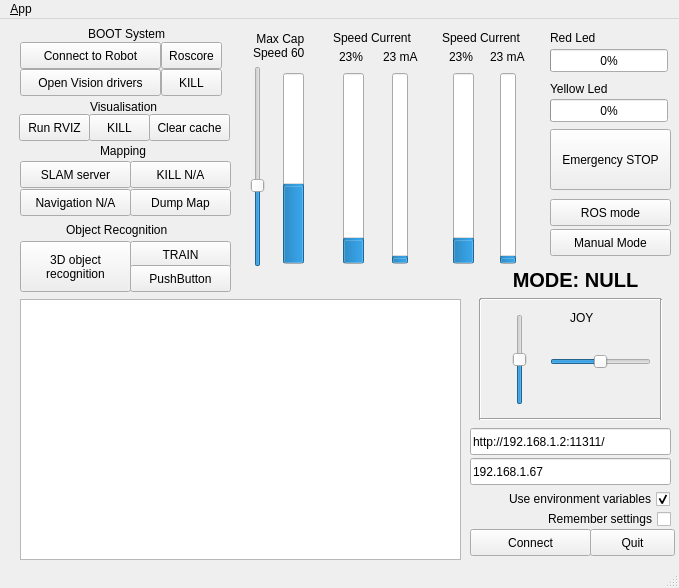
<?xml version="1.0" encoding="UTF-8"?>
<ui version="4.0">
 <class>MainWindowDesign</class>
 <widget class="QMainWindow" name="MainWindowDesign">
  <property name="windowModality">
   <enum>Qt::NonModal</enum>
  </property>
  <property name="geometry">
   <rect>
    <x>0</x>
    <y>0</y>
    <width>679</width>
    <height>588</height>
   </rect>
  </property>
  <property name="sizePolicy">
   <sizepolicy hsizetype="Minimum" vsizetype="Fixed">
    <horstretch>0</horstretch>
    <verstretch>0</verstretch>
   </sizepolicy>
  </property>
  <property name="windowTitle">
   <string>Robot Dashboard v0.6</string>
  </property>
  <property name="windowIcon">
   <iconset resource="../resources/images.qrc">
    <normaloff>:/images/icon.png</normaloff>:/images/icon.png</iconset>
  </property>
  <property name="locale">
   <locale language="English" country="Australia"/>
  </property>
  <property name="tabShape">
   <enum>QTabWidget::Rounded</enum>
  </property>
  <widget class="QWidget" name="centralwidget">
   <widget class="QLineEdit" name="line_edit_master">
    <property name="geometry">
     <rect>
      <x>470</x>
      <y>409</y>
      <width>201</width>
      <height>27</height>
     </rect>
    </property>
    <property name="sizePolicy">
     <sizepolicy hsizetype="Fixed" vsizetype="Fixed">
      <horstretch>0</horstretch>
      <verstretch>0</verstretch>
     </sizepolicy>
    </property>
    <property name="text">
     <string>http://192.168.1.2:11311/</string>
    </property>
   </widget>
   <widget class="QListView" name="view_logging">
    <property name="geometry">
     <rect>
      <x>20</x>
      <y>280</y>
      <width>441</width>
      <height>261</height>
     </rect>
    </property>
    <property name="sizePolicy">
     <sizepolicy hsizetype="Fixed" vsizetype="Fixed">
      <horstretch>0</horstretch>
      <verstretch>0</verstretch>
     </sizepolicy>
    </property>
   </widget>
   <widget class="QPushButton" name="pushButton">
    <property name="geometry">
     <rect>
      <x>550</x>
      <y>180</y>
      <width>121</width>
      <height>27</height>
     </rect>
    </property>
    <property name="sizePolicy">
     <sizepolicy hsizetype="Fixed" vsizetype="Fixed">
      <horstretch>5</horstretch>
      <verstretch>0</verstretch>
     </sizepolicy>
    </property>
    <property name="text">
     <string>ROS mode</string>
    </property>
   </widget>
   <widget class="QCheckBox" name="checkbox_use_environment">
    <property name="geometry">
     <rect>
      <x>450</x>
      <y>469</y>
      <width>220</width>
      <height>22</height>
     </rect>
    </property>
    <property name="sizePolicy">
     <sizepolicy hsizetype="Fixed" vsizetype="Fixed">
      <horstretch>0</horstretch>
      <verstretch>0</verstretch>
     </sizepolicy>
    </property>
    <property name="layoutDirection">
     <enum>Qt::RightToLeft</enum>
    </property>
    <property name="text">
     <string>Use environment variables</string>
    </property>
    <property name="checked">
     <bool>true</bool>
    </property>
   </widget>
   <widget class="QLineEdit" name="line_edit_host">
    <property name="geometry">
     <rect>
      <x>470</x>
      <y>439</y>
      <width>201</width>
      <height>27</height>
     </rect>
    </property>
    <property name="sizePolicy">
     <sizepolicy hsizetype="Fixed" vsizetype="Fixed">
      <horstretch>0</horstretch>
      <verstretch>0</verstretch>
     </sizepolicy>
    </property>
    <property name="text">
     <string>192.168.1.67</string>
    </property>
   </widget>
   <widget class="QCheckBox" name="checkbox_remember_settings">
    <property name="geometry">
     <rect>
      <x>470</x>
      <y>489</y>
      <width>201</width>
      <height>22</height>
     </rect>
    </property>
    <property name="sizePolicy">
     <sizepolicy hsizetype="Fixed" vsizetype="Fixed">
      <horstretch>0</horstretch>
      <verstretch>0</verstretch>
     </sizepolicy>
    </property>
    <property name="layoutDirection">
     <enum>Qt::RightToLeft</enum>
    </property>
    <property name="text">
     <string>Remember settings</string>
    </property>
   </widget>
   <widget class="QPushButton" name="button_connect">
    <property name="enabled">
     <bool>true</bool>
    </property>
    <property name="geometry">
     <rect>
      <x>470</x>
      <y>510</y>
      <width>121</width>
      <height>27</height>
     </rect>
    </property>
    <property name="sizePolicy">
     <sizepolicy hsizetype="Fixed" vsizetype="Fixed">
      <horstretch>0</horstretch>
      <verstretch>0</verstretch>
     </sizepolicy>
    </property>
    <property name="toolTip">
     <string>Set the target to the current joint trajectory state.</string>
    </property>
    <property name="statusTip">
     <string>Clear all waypoints and set the target to the current joint trajectory state.</string>
    </property>
    <property name="text">
     <string>Connect</string>
    </property>
   </widget>
   <widget class="QPushButton" name="quit_button">
    <property name="geometry">
     <rect>
      <x>590</x>
      <y>510</y>
      <width>85</width>
      <height>27</height>
     </rect>
    </property>
    <property name="sizePolicy">
     <sizepolicy hsizetype="Fixed" vsizetype="Fixed">
      <horstretch>0</horstretch>
      <verstretch>0</verstretch>
     </sizepolicy>
    </property>
    <property name="text">
     <string>Quit</string>
    </property>
   </widget>
   <widget class="QProgressBar" name="motor_right_current_bar">
    <property name="geometry">
     <rect>
      <x>500</x>
      <y>54</y>
      <width>16</width>
      <height>191</height>
     </rect>
    </property>
    <property name="minimum">
     <number>0</number>
    </property>
    <property name="maximum">
     <number>1000</number>
    </property>
    <property name="value">
     <number>24</number>
    </property>
    <property name="textVisible">
     <bool>false</bool>
    </property>
    <property name="orientation">
     <enum>Qt::Vertical</enum>
    </property>
   </widget>
   <widget class="QProgressBar" name="motor_right_speed_bar">
    <property name="geometry">
     <rect>
      <x>453</x>
      <y>54</y>
      <width>21</width>
      <height>191</height>
     </rect>
    </property>
    <property name="maximum">
     <number>200</number>
    </property>
    <property name="value">
     <number>24</number>
    </property>
    <property name="textVisible">
     <bool>false</bool>
    </property>
    <property name="orientation">
     <enum>Qt::Vertical</enum>
    </property>
   </widget>
   <widget class="QProgressBar" name="motor_left_current_bar">
    <property name="geometry">
     <rect>
      <x>392</x>
      <y>54</y>
      <width>16</width>
      <height>191</height>
     </rect>
    </property>
    <property name="layoutDirection">
     <enum>Qt::LeftToRight</enum>
    </property>
    <property name="minimum">
     <number>0</number>
    </property>
    <property name="maximum">
     <number>1000</number>
    </property>
    <property name="value">
     <number>24</number>
    </property>
    <property name="alignment">
     <set>Qt::AlignLeading|Qt::AlignLeft|Qt::AlignVCenter</set>
    </property>
    <property name="textVisible">
     <bool>false</bool>
    </property>
    <property name="orientation">
     <enum>Qt::Vertical</enum>
    </property>
    <property name="invertedAppearance">
     <bool>false</bool>
    </property>
   </widget>
   <widget class="QProgressBar" name="motor_left_speed_bar">
    <property name="geometry">
     <rect>
      <x>343</x>
      <y>54</y>
      <width>21</width>
      <height>191</height>
     </rect>
    </property>
    <property name="maximum">
     <number>200</number>
    </property>
    <property name="value">
     <number>24</number>
    </property>
    <property name="textVisible">
     <bool>false</bool>
    </property>
    <property name="orientation">
     <enum>Qt::Vertical</enum>
    </property>
   </widget>
   <widget class="QProgressBar" name="cap_speed">
    <property name="geometry">
     <rect>
      <x>283</x>
      <y>54</y>
      <width>21</width>
      <height>191</height>
     </rect>
    </property>
    <property name="maximum">
     <number>150</number>
    </property>
    <property name="value">
     <number>60</number>
    </property>
    <property name="textVisible">
     <bool>false</bool>
    </property>
    <property name="orientation">
     <enum>Qt::Vertical</enum>
    </property>
   </widget>
   <widget class="QSlider" name="cap_speed_slider">
    <property name="geometry">
     <rect>
      <x>243</x>
      <y>47</y>
      <width>29</width>
      <height>201</height>
     </rect>
    </property>
    <property name="maximum">
     <number>150</number>
    </property>
    <property name="value">
     <number>60</number>
    </property>
    <property name="orientation">
     <enum>Qt::Vertical</enum>
    </property>
   </widget>
   <widget class="QSlider" name="horiz_slider">
    <property name="geometry">
     <rect>
      <x>550</x>
      <y>328</y>
      <width>101</width>
      <height>29</height>
     </rect>
    </property>
    <property name="minimum">
     <number>-250</number>
    </property>
    <property name="maximum">
     <number>250</number>
    </property>
    <property name="orientation">
     <enum>Qt::Horizontal</enum>
    </property>
    <property name="invertedControls">
     <bool>false</bool>
    </property>
   </widget>
   <widget class="QSlider" name="vert_slider">
    <property name="geometry">
     <rect>
      <x>509</x>
      <y>295</y>
      <width>21</width>
      <height>91</height>
     </rect>
    </property>
    <property name="minimum">
     <number>-250</number>
    </property>
    <property name="maximum">
     <number>250</number>
    </property>
    <property name="orientation">
     <enum>Qt::Vertical</enum>
    </property>
    <property name="invertedControls">
     <bool>false</bool>
    </property>
   </widget>
   <widget class="Line" name="line">
    <property name="geometry">
     <rect>
      <x>480</x>
      <y>270</y>
      <width>181</width>
      <height>20</height>
     </rect>
    </property>
    <property name="orientation">
     <enum>Qt::Horizontal</enum>
    </property>
   </widget>
   <widget class="Line" name="line_2">
    <property name="geometry">
     <rect>
      <x>470</x>
      <y>280</y>
      <width>20</width>
      <height>121</height>
     </rect>
    </property>
    <property name="orientation">
     <enum>Qt::Vertical</enum>
    </property>
   </widget>
   <widget class="Line" name="line_3">
    <property name="geometry">
     <rect>
      <x>480</x>
      <y>390</y>
      <width>181</width>
      <height>20</height>
     </rect>
    </property>
    <property name="orientation">
     <enum>Qt::Horizontal</enum>
    </property>
   </widget>
   <widget class="Line" name="line_4">
    <property name="geometry">
     <rect>
      <x>651</x>
      <y>280</y>
      <width>20</width>
      <height>121</height>
     </rect>
    </property>
    <property name="orientation">
     <enum>Qt::Vertical</enum>
    </property>
   </widget>
   <widget class="QPushButton" name="robot_boot_button">
    <property name="geometry">
     <rect>
      <x>20</x>
      <y>23</y>
      <width>141</width>
      <height>27</height>
     </rect>
    </property>
    <property name="text">
     <string>Connect to Robot</string>
    </property>
   </widget>
   <widget class="QPushButton" name="slam_button">
    <property name="geometry">
     <rect>
      <x>20</x>
      <y>142</y>
      <width>111</width>
      <height>27</height>
     </rect>
    </property>
    <property name="text">
     <string>SLAM server</string>
    </property>
   </widget>
   <widget class="QPushButton" name="pushButton_4">
    <property name="geometry">
     <rect>
      <x>20</x>
      <y>222</y>
      <width>111</width>
      <height>51</height>
     </rect>
    </property>
    <property name="text">
     <string>3D object
recognition</string>
    </property>
   </widget>
   <widget class="QPushButton" name="pushButton_5">
    <property name="geometry">
     <rect>
      <x>130</x>
      <y>170</y>
      <width>101</width>
      <height>27</height>
     </rect>
    </property>
    <property name="text">
     <string>Dump Map</string>
    </property>
   </widget>
   <widget class="QProgressBar" name="red_bar">
    <property name="geometry">
     <rect>
      <x>550</x>
      <y>30</y>
      <width>118</width>
      <height>23</height>
     </rect>
    </property>
    <property name="maximum">
     <number>255</number>
    </property>
    <property name="value">
     <number>0</number>
    </property>
   </widget>
   <widget class="QProgressBar" name="yellow_bar">
    <property name="geometry">
     <rect>
      <x>550</x>
      <y>80</y>
      <width>118</width>
      <height>23</height>
     </rect>
    </property>
    <property name="maximum">
     <number>255</number>
    </property>
    <property name="value">
     <number>0</number>
    </property>
   </widget>
   <widget class="QPushButton" name="pushButton_6">
    <property name="geometry">
     <rect>
      <x>20</x>
      <y>170</y>
      <width>111</width>
      <height>27</height>
     </rect>
    </property>
    <property name="text">
     <string>Navigation N/A</string>
    </property>
   </widget>
   <widget class="QPushButton" name="pushButton_7">
    <property name="geometry">
     <rect>
      <x>550</x>
      <y>210</y>
      <width>121</width>
      <height>27</height>
     </rect>
    </property>
    <property name="text">
     <string>Manual Mode</string>
    </property>
   </widget>
   <widget class="QPushButton" name="pushButton_8">
    <property name="geometry">
     <rect>
      <x>550</x>
      <y>110</y>
      <width>121</width>
      <height>61</height>
     </rect>
    </property>
    <property name="text">
     <string>Emergency STOP</string>
    </property>
   </widget>
   <widget class="QLabel" name="label">
    <property name="geometry">
     <rect>
      <x>550</x>
      <y>10</y>
      <width>51</width>
      <height>17</height>
     </rect>
    </property>
    <property name="text">
     <string>Red Led</string>
    </property>
   </widget>
   <widget class="QLabel" name="label_2">
    <property name="geometry">
     <rect>
      <x>550</x>
      <y>60</y>
      <width>71</width>
      <height>20</height>
     </rect>
    </property>
    <property name="text">
     <string>Yellow Led</string>
    </property>
   </widget>
   <widget class="QLabel" name="label_3">
    <property name="geometry">
     <rect>
      <x>570</x>
      <y>290</y>
      <width>67</width>
      <height>17</height>
     </rect>
    </property>
    <property name="text">
     <string>JOY</string>
    </property>
   </widget>
   <widget class="QLabel" name="cap_lbl">
    <property name="geometry">
     <rect>
      <x>253</x>
      <y>6</y>
      <width>71</width>
      <height>41</height>
     </rect>
    </property>
    <property name="text">
     <string> Max Cap
Speed 60</string>
    </property>
   </widget>
   <widget class="QLabel" name="label_5">
    <property name="geometry">
     <rect>
      <x>333</x>
      <y>8</y>
      <width>101</width>
      <height>21</height>
     </rect>
    </property>
    <property name="text">
     <string>Speed Current</string>
    </property>
   </widget>
   <widget class="QLabel" name="label_6">
    <property name="geometry">
     <rect>
      <x>442</x>
      <y>9</y>
      <width>101</width>
      <height>20</height>
     </rect>
    </property>
    <property name="text">
     <string>Speed Current</string>
    </property>
   </widget>
   <widget class="QLabel" name="left_speed_lbl">
    <property name="geometry">
     <rect>
      <x>339</x>
      <y>28</y>
      <width>41</width>
      <height>20</height>
     </rect>
    </property>
    <property name="text">
     <string>23%</string>
    </property>
   </widget>
   <widget class="QLabel" name="left_current_lbl">
    <property name="geometry">
     <rect>
      <x>383</x>
      <y>28</y>
      <width>51</width>
      <height>20</height>
     </rect>
    </property>
    <property name="text">
     <string>23 mA</string>
    </property>
   </widget>
   <widget class="QLabel" name="right_speed_lbl">
    <property name="geometry">
     <rect>
      <x>449</x>
      <y>28</y>
      <width>41</width>
      <height>20</height>
     </rect>
    </property>
    <property name="text">
     <string>23%</string>
    </property>
   </widget>
   <widget class="QLabel" name="right_current_lbl">
    <property name="geometry">
     <rect>
      <x>490</x>
      <y>28</y>
      <width>51</width>
      <height>20</height>
     </rect>
    </property>
    <property name="text">
     <string>23 mA</string>
    </property>
   </widget>
   <widget class="QLabel" name="mode_lbl">
    <property name="geometry">
     <rect>
      <x>470</x>
      <y>240</y>
      <width>211</width>
      <height>41</height>
     </rect>
    </property>
    <property name="font">
     <font>
      <pointsize>15</pointsize>
      <weight>75</weight>
      <bold>true</bold>
     </font>
    </property>
    <property name="text">
     <string>MODE: NULL</string>
    </property>
    <property name="alignment">
     <set>Qt::AlignCenter</set>
    </property>
   </widget>
   <widget class="QLabel" name="label_4">
    <property name="geometry">
     <rect>
      <x>100</x>
      <y>123</y>
      <width>61</width>
      <height>17</height>
     </rect>
    </property>
    <property name="text">
     <string>Mapping</string>
    </property>
   </widget>
   <widget class="QPushButton" name="pushButton_3">
    <property name="geometry">
     <rect>
      <x>20</x>
      <y>50</y>
      <width>141</width>
      <height>27</height>
     </rect>
    </property>
    <property name="text">
     <string>Open Vision drivers</string>
    </property>
   </widget>
   <widget class="QLabel" name="label_7">
    <property name="geometry">
     <rect>
      <x>66</x>
      <y>202</y>
      <width>131</width>
      <height>17</height>
     </rect>
    </property>
    <property name="text">
     <string>Object Recognition</string>
    </property>
   </widget>
   <widget class="QLabel" name="label_8">
    <property name="geometry">
     <rect>
      <x>88</x>
      <y>5</y>
      <width>91</width>
      <height>20</height>
     </rect>
    </property>
    <property name="text">
     <string>BOOT System</string>
    </property>
   </widget>
   <widget class="QPushButton" name="pushButton_9">
    <property name="geometry">
     <rect>
      <x>130</x>
      <y>222</y>
      <width>101</width>
      <height>27</height>
     </rect>
    </property>
    <property name="text">
     <string>TRAIN</string>
    </property>
   </widget>
   <widget class="QPushButton" name="pushButton_10">
    <property name="geometry">
     <rect>
      <x>19</x>
      <y>95</y>
      <width>71</width>
      <height>27</height>
     </rect>
    </property>
    <property name="text">
     <string>Run RVIZ</string>
    </property>
   </widget>
   <widget class="QLabel" name="label_9">
    <property name="geometry">
     <rect>
      <x>90</x>
      <y>79</y>
      <width>91</width>
      <height>17</height>
     </rect>
    </property>
    <property name="text">
     <string>Visualisation</string>
    </property>
   </widget>
   <widget class="QPushButton" name="pushButton_11">
    <property name="geometry">
     <rect>
      <x>149</x>
      <y>95</y>
      <width>81</width>
      <height>27</height>
     </rect>
    </property>
    <property name="text">
     <string>Clear cache</string>
    </property>
   </widget>
   <widget class="QPushButton" name="pushButton_12">
    <property name="geometry">
     <rect>
      <x>130</x>
      <y>246</y>
      <width>101</width>
      <height>27</height>
     </rect>
    </property>
    <property name="text">
     <string>PushButton</string>
    </property>
   </widget>
   <widget class="QPushButton" name="pushButton_13">
    <property name="geometry">
     <rect>
      <x>161</x>
      <y>50</y>
      <width>61</width>
      <height>27</height>
     </rect>
    </property>
    <property name="text">
     <string>KILL</string>
    </property>
   </widget>
   <widget class="QPushButton" name="pushButton_2">
    <property name="geometry">
     <rect>
      <x>161</x>
      <y>23</y>
      <width>61</width>
      <height>27</height>
     </rect>
    </property>
    <property name="text">
     <string>Roscore</string>
    </property>
   </widget>
   <widget class="QPushButton" name="pushButton_14">
    <property name="geometry">
     <rect>
      <x>89</x>
      <y>95</y>
      <width>61</width>
      <height>27</height>
     </rect>
    </property>
    <property name="text">
     <string>KILL</string>
    </property>
   </widget>
   <widget class="QPushButton" name="pushButton_15">
    <property name="geometry">
     <rect>
      <x>130</x>
      <y>142</y>
      <width>101</width>
      <height>27</height>
     </rect>
    </property>
    <property name="text">
     <string>KILL N/A</string>
    </property>
   </widget>
  </widget>
  <widget class="QMenuBar" name="menubar">
   <property name="geometry">
    <rect>
     <x>0</x>
     <y>0</y>
     <width>679</width>
     <height>25</height>
    </rect>
   </property>
   <widget class="QMenu" name="menu_File">
    <property name="title">
     <string>&amp;App</string>
    </property>
    <addaction name="action_Preferences"/>
    <addaction name="separator"/>
    <addaction name="actionAbout"/>
    <addaction name="actionAbout_Qt"/>
    <addaction name="separator"/>
    <addaction name="action_Quit"/>
   </widget>
   <addaction name="menu_File"/>
  </widget>
  <widget class="QStatusBar" name="statusbar"/>
  <action name="action_Quit">
   <property name="text">
    <string>&amp;Quit</string>
   </property>
   <property name="shortcut">
    <string>Ctrl+Q</string>
   </property>
   <property name="shortcutContext">
    <enum>Qt::ApplicationShortcut</enum>
   </property>
  </action>
  <action name="action_Preferences">
   <property name="text">
    <string>&amp;Preferences</string>
   </property>
  </action>
  <action name="actionAbout">
   <property name="text">
    <string>&amp;About</string>
   </property>
  </action>
  <action name="actionAbout_Qt">
   <property name="text">
    <string>About &amp;Qt</string>
   </property>
  </action>
 </widget>
 <layoutdefault spacing="6" margin="11"/>
 <resources>
  <include location="../resources/images.qrc"/>
 </resources>
 <connections>
  <connection>
   <sender>action_Quit</sender>
   <signal>triggered()</signal>
   <receiver>MainWindowDesign</receiver>
   <slot>close()</slot>
   <hints>
    <hint type="sourcelabel">
     <x>-1</x>
     <y>-1</y>
    </hint>
    <hint type="destinationlabel">
     <x>399</x>
     <y>299</y>
    </hint>
   </hints>
  </connection>
  <connection>
   <sender>quit_button</sender>
   <signal>clicked()</signal>
   <receiver>MainWindowDesign</receiver>
   <slot>close()</slot>
   <hints>
    <hint type="sourcelabel">
     <x>664</x>
     <y>541</y>
    </hint>
    <hint type="destinationlabel">
     <x>469</x>
     <y>299</y>
    </hint>
   </hints>
  </connection>
  <connection>
   <sender>pushButton</sender>
   <signal>clicked()</signal>
   <receiver>MainWindowDesign</receiver>
   <slot>button1_Handler()</slot>
   <hints>
    <hint type="sourcelabel">
     <x>664</x>
     <y>231</y>
    </hint>
    <hint type="destinationlabel">
     <x>617</x>
     <y>417</y>
    </hint>
   </hints>
  </connection>
  <connection>
   <sender>robot_boot_button</sender>
   <signal>clicked()</signal>
   <receiver>MainWindowDesign</receiver>
   <slot>robot_boot_Handler()</slot>
   <hints>
    <hint type="sourcelabel">
     <x>20</x>
     <y>50</y>
    </hint>
    <hint type="destinationlabel">
     <x>14</x>
     <y>36</y>
    </hint>
   </hints>
  </connection>
  <connection>
   <sender>pushButton_8</sender>
   <signal>clicked()</signal>
   <receiver>MainWindowDesign</receiver>
   <slot>emergency_Handler()</slot>
   <hints>
    <hint type="sourcelabel">
     <x>550</x>
     <y>195</y>
    </hint>
    <hint type="destinationlabel">
     <x>164</x>
     <y>287</y>
    </hint>
   </hints>
  </connection>
  <connection>
   <sender>pushButton_7</sender>
   <signal>clicked()</signal>
   <receiver>MainWindowDesign</receiver>
   <slot>manual_Handler()</slot>
   <hints>
    <hint type="sourcelabel">
     <x>550</x>
     <y>261</y>
    </hint>
    <hint type="destinationlabel">
     <x>93</x>
     <y>234</y>
    </hint>
   </hints>
  </connection>
  <connection>
   <sender>cap_speed_slider</sender>
   <signal>valueChanged(int)</signal>
   <receiver>MainWindowDesign</receiver>
   <slot>cap_Handler()</slot>
   <hints>
    <hint type="sourcelabel">
     <x>243</x>
     <y>201</y>
    </hint>
    <hint type="destinationlabel">
     <x>130</x>
     <y>158</y>
    </hint>
   </hints>
  </connection>
  <connection>
   <sender>pushButton_3</sender>
   <signal>clicked()</signal>
   <receiver>MainWindowDesign</receiver>
   <slot>vision_driver_open_Handler()</slot>
   <hints>
    <hint type="sourcelabel">
     <x>78</x>
     <y>101</y>
    </hint>
    <hint type="destinationlabel">
     <x>85</x>
     <y>109</y>
    </hint>
   </hints>
  </connection>
  <connection>
   <sender>pushButton_5</sender>
   <signal>clicked()</signal>
   <receiver>MainWindowDesign</receiver>
   <slot>dump_map_Handler()</slot>
   <hints>
    <hint type="sourcelabel">
     <x>182</x>
     <y>209</y>
    </hint>
    <hint type="destinationlabel">
     <x>234</x>
     <y>228</y>
    </hint>
   </hints>
  </connection>
  <connection>
   <sender>pushButton_2</sender>
   <signal>clicked()</signal>
   <receiver>MainWindowDesign</receiver>
   <slot>roscore_Handler()</slot>
   <hints>
    <hint type="sourcelabel">
     <x>208</x>
     <y>63</y>
    </hint>
    <hint type="destinationlabel">
     <x>234</x>
     <y>38</y>
    </hint>
   </hints>
  </connection>
  <connection>
   <sender>slam_button</sender>
   <signal>clicked()</signal>
   <receiver>MainWindowDesign</receiver>
   <slot>slam_Handler()</slot>
   <hints>
    <hint type="sourcelabel">
     <x>57</x>
     <y>179</y>
    </hint>
    <hint type="destinationlabel">
     <x>13</x>
     <y>186</y>
    </hint>
   </hints>
  </connection>
  <connection>
   <sender>pushButton_4</sender>
   <signal>clicked()</signal>
   <receiver>MainWindowDesign</receiver>
   <slot>object_recognition_Handler()</slot>
   <hints>
    <hint type="sourcelabel">
     <x>39</x>
     <y>256</y>
    </hint>
    <hint type="destinationlabel">
     <x>5</x>
     <y>260</y>
    </hint>
   </hints>
  </connection>
  <connection>
   <sender>pushButton_10</sender>
   <signal>clicked()</signal>
   <receiver>MainWindowDesign</receiver>
   <slot>rviz_Handler()</slot>
   <hints>
    <hint type="sourcelabel">
     <x>54</x>
     <y>137</y>
    </hint>
    <hint type="destinationlabel">
     <x>6</x>
     <y>137</y>
    </hint>
   </hints>
  </connection>
 </connections>
 <slots>
  <slot>button1_Handler()</slot>
  <slot>robot_boot_Handler()</slot>
  <slot>emergency_Handler()</slot>
  <slot>manual_Handler()</slot>
  <slot>cap_Handler()</slot>
  <slot>vision_driver_open_Handler()</slot>
  <slot>dump_map_Handler()</slot>
  <slot>roscore_Handler()</slot>
  <slot>slam_Handler()</slot>
  <slot>object_recognition_Handler()</slot>
  <slot>rviz_Handler()</slot>
 </slots>
</ui>
